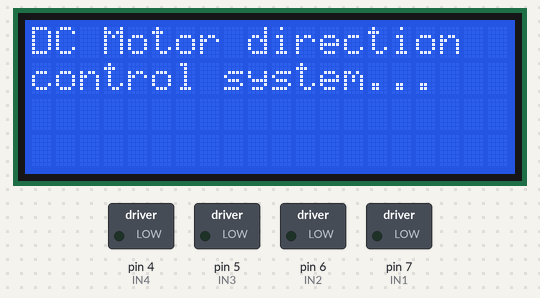
A sketch run on a simulated Arduino Uno, built with avr-gcc and run on an emulated ATmega328P. On the bench: 20×4 character LCD, switched loads named in the sketch (green lamp = pin HIGH).

Above: at 0.1 s.
At 2.1 s:
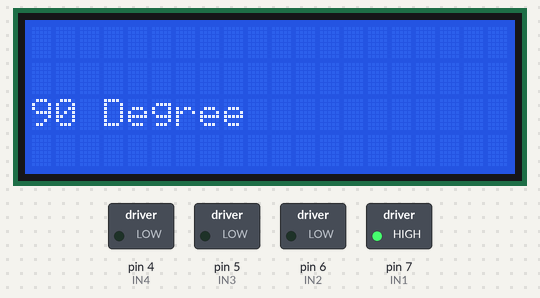
At 4.1 s:
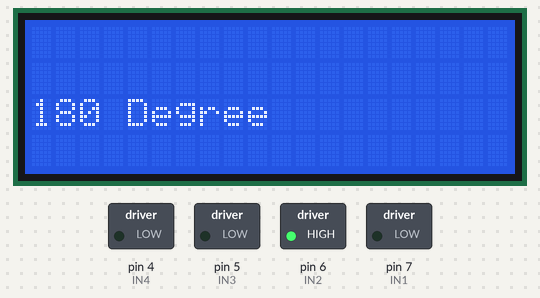
At 6.1 s:
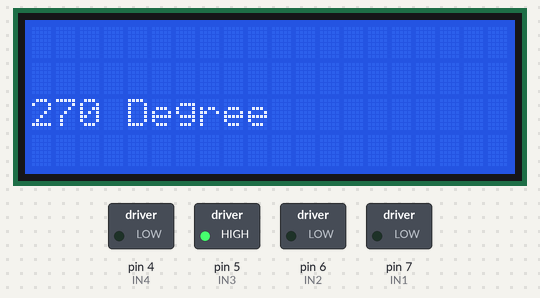
At 8.1 s:
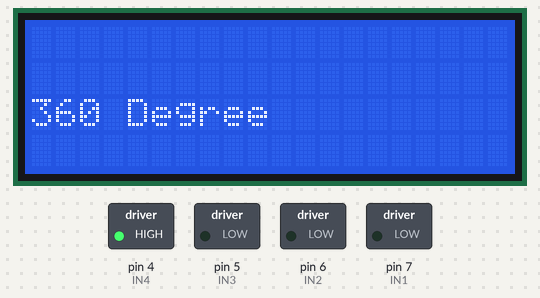
Timing chart, 0 to 39.6 s (numbered marks = the images above):
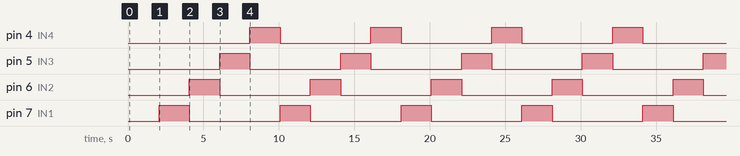

The sketch:

Code_MotorStepper.ino
```cpp
#include <LiquidCrystal.h>
LiquidCrystal lcd(13, 12, 11, 10, 9, 8);
int IN1= 7;
int IN2= 6;
int IN3= 5;
int IN4= 4;
void setup()
{
pinMode(IN1, OUTPUT);
pinMode(IN2, OUTPUT);
pinMode(IN3, OUTPUT);
pinMode(IN4, OUTPUT);
lcd.begin(20,4);
lcd.setCursor(0, 0);
lcd.print("DC Motor direction");
lcd.setCursor(0, 1);
lcd.print("control system...");
delay(2000);
lcd.clear();
}

void loop()
{
digitalWrite(IN1, HIGH);
digitalWrite(IN2, LOW);
digitalWrite(IN3, LOW);
digitalWrite(IN4, LOW);
lcd.setCursor(0, 2);
lcd.print("90 Degree");
delay(2000);
lcd.clear();
digitalWrite(IN1, LOW);
digitalWrite(IN2, HIGH);
digitalWrite(IN3, LOW);
digitalWrite(IN4, LOW);
lcd.setCursor(0, 2);
lcd.print("180 Degree");
delay(2000);
lcd.clear();
digitalWrite(IN1, LOW);
digitalWrite(IN2, LOW);
digitalWrite(IN3, HIGH);
digitalWrite(IN4, LOW);
lcd.setCursor(0, 2);
lcd.print("270 Degree");
delay(2000);
lcd.clear();
digitalWrite(IN1, LOW);
digitalWrite(IN2, LOW);
digitalWrite(IN3, LOW);
digitalWrite(IN4, HIGH);
lcd.setCursor(0, 2);
lcd.print("360 Degree");
delay(2000);
lcd.clear();
}
```

Measured:
- by itself, pin 4 (IN4), pin 5 (IN3), pin 6 (IN2), pin 7 (IN1): alternates HIGH for 2.0 s and LOW for 6.0 s
- by itself, everything shown: repeats every 8.0 s, in 5 steps
- what the display in image 1 shows lasts 2.0 s, from 2.1 s to 4.1 s
